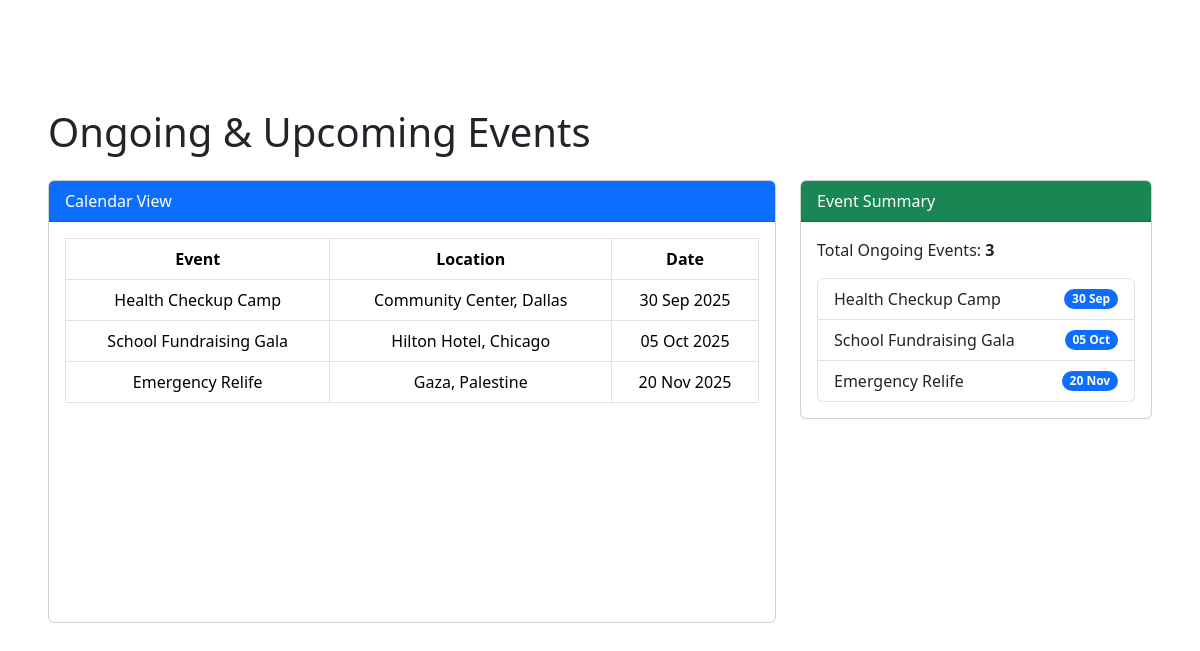
Page /pages/admin/events/events_calendar.php on the earlier database version.
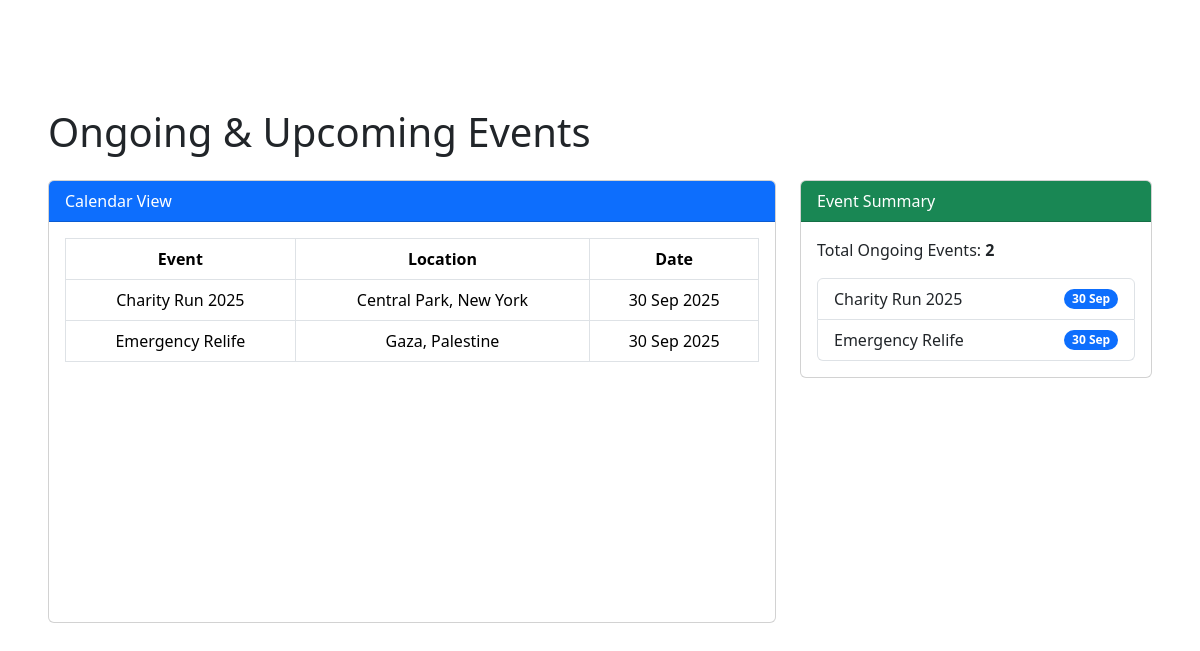
Same page on the later database version.
### tables this page shows
CREATE TABLE `events` (
  `id` int(11) NOT NULL,
  `name` varchar(255) NOT NULL,
  `location` varchar(255) DEFAULT NULL,
  `descriptions` varchar(255) NOT NULL,
  `date` date DEFAULT NULL,
  `image_url` varchar(255) NOT NULL,
  `status` enum('Active','Inactive') NOT NULL DEFAULT 'Active'
);

### pages/admin/events/events_calendar.php (the view, shortened to what this page needs)
<?php
include('config.php');
$today = date('Y-m-d');
$sql = "SELECT * FROM events WHERE date >= '$today' ORDER BY date ASC";
$result = $dms->query($sql);
$events = [];
if ($result) {
    while ($row = $result->fetch_assoc()) {
        $events[] = $row;
    }
}
?>
<!DOCTYPE html>
<html lang="en">
<head>
<link href="https://cdn.jsdelivr.net/npm/bootstrap@5.3.3/dist/css/bootstrap.min.css" rel="stylesheet">
<link href="https://cdnjs.cloudflare.com/ajax/libs/font-awesome/6.5.2/css/all.min.css" rel="stylesheet">
</head>
<body>
<div class="container-fluid p-5">
    <h1 class="mb-4">Ongoing & Upcoming Events</h1>
    <div class="row">
        <div class="col-lg-8">
            <div class="card mb-4">
                <div class="card-header bg-primary text-white">
                    Calendar View
                </div>
                <div class="card-body card-calendar">
                    <table class="table table-bordered text-center">
                        <thead>
                            <tr>
                                <th>Event</th>
                                <th>Location</th>
                                <th>Date</th>
                            </tr>
                        </thead>
                        <tbody>
                        <?php if (!empty($events)) : ?>
                            <?php foreach ($events as $event) : ?>
                                <tr>
                                    <td><?= htmlspecialchars($event['name']) ?></td>
                                    <td><?= htmlspecialchars($event['location']) ?></td>
                                    <td><?= date('d M Y', strtotime($event['date'])) ?></td>
                                </tr>
                            <?php endforeach; ?>
                        <?php else: ?>
                            <tr><td colspan="3">No ongoing events.</td></tr>
                        <?php endif; ?>
                        </tbody>
                    </table>
                </div>
            </div>
        </div>
        <div class="col-lg-4">
            <div class="card mb-4">
                <div class="card-header bg-success text-white">Event Summary</div>
                <div class="card-body">
                    <p>Total Ongoing Events: <strong><?= count($events) ?></strong></p>
                    <?php if (!empty($events)) : ?>
                        <ul class="list-group">
                        <?php foreach ($events as $event) : ?>
                            <li class="list-group-item d-flex justify-content-between align-items-center">
                                <?= htmlspecialchars($event['name']) ?>
                                <span class="badge bg-primary rounded-pill"><?= date('d M', strtotime($event['date'])) ?></span>
                            </li>
                        <?php endforeach; ?>
                        </ul>
                    <?php else: ?>
                        <p>No events scheduled.</p>
                    <?php endif; ?>
                </div>
            </div>
        </div>
    </div>
</div>
</body>
</html>

Differences in the rows shown:
no longer on this page (row edited): events: name "Health Checkup Camp", location "Community Center, Dallas", date "30 Sep 2025", date "30 Sep"
no longer on this page (row edited): events: name "School Fundraising Gala", location "Hilton Hotel, Chicago", date "05 Oct 2025", date "05 Oct"
now on this page (row edited): events: name "Charity Run 2025", location "Central Park, New York", date "30 Sep 2025", date "30 Sep"
changed events "Emergency Relife": date "20 Nov 2025" → "30 Sep 2025"; date "20 Nov" → "30 Sep"
Other differences:
count($events): "3" → "2"
